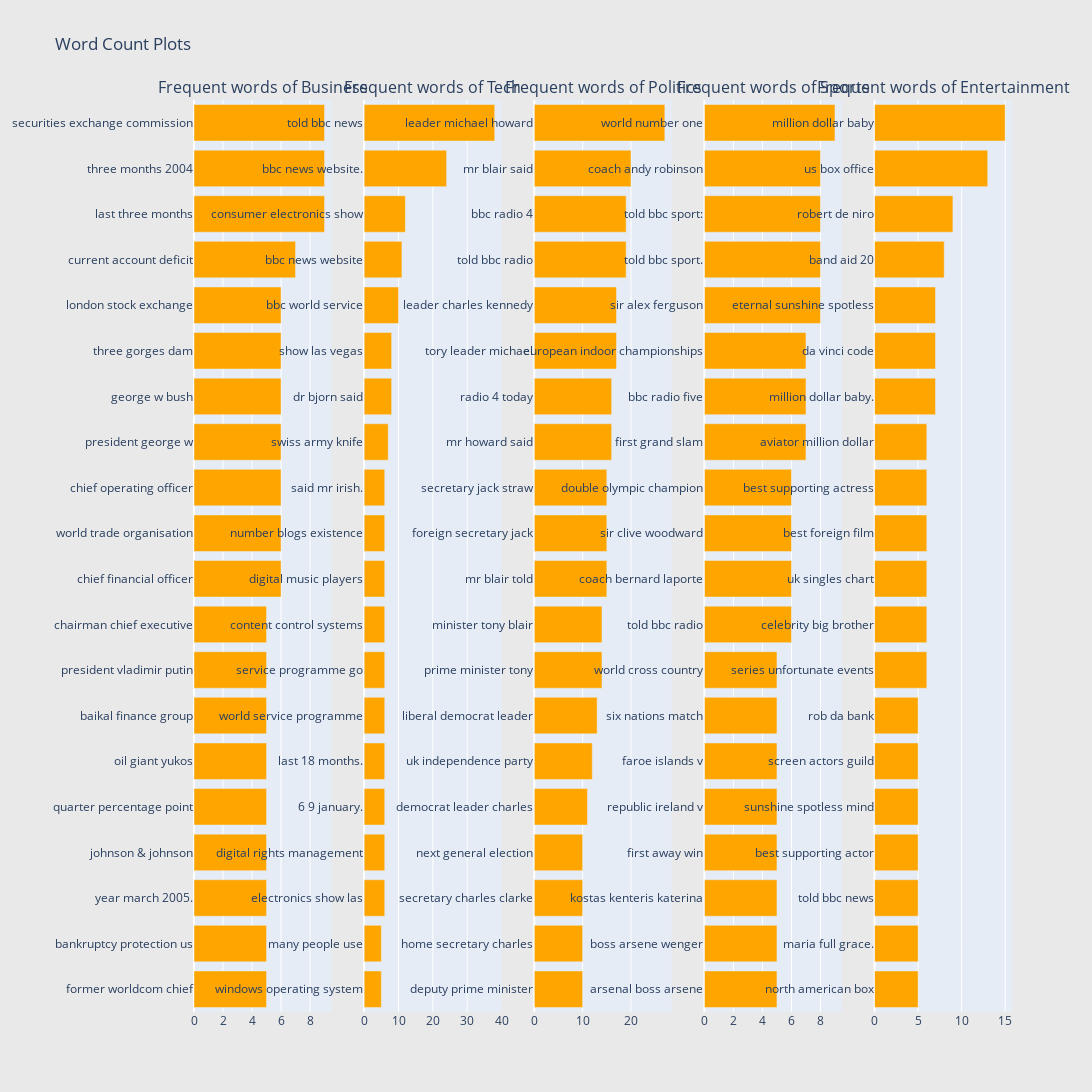

Notebook code cell kept with this figure:
### Code cell
print("Tri-gram analysis")

plot_grams(
    freq_train_df_business,
    freq_train_df_tech,
    freq_train_df_politics,
    freq_train_df_sport,
    freq_train_df_entertainment
)

### Figure 1 — Plotly figure (JSON) as saved in the notebook; plotly's stock layout.template omitted (floating-point values rounded to 4 significant figures)
{"data": [{"marker": {"color": "orange"}, "orientation": "h", "showlegend": false, "type": "bar", "x": [5, 5, 5, 5, 5, 5, 5, 5, 5, 6, 6, 6, 6, 6, 6, 6, 7, 9, 9, 9], "xaxis": "x", "y": ["former worldcom chief", "bankruptcy protection us", "year march 2005.", "johnson & johnson", "quarter percentage point", "oil giant yukos", "baikal finance group", "president vladimir putin", "chairman chief executive", "chief financial officer", "world trade organisation", "chief operating officer", "president george w", "george w bush", "three gorges dam", "london stock exchange", "current account deficit", "last three months", "three months 2004", "securities exchange commission"], "yaxis": "y"}, {"marker": {"color": "orange"}, "orientation": "h", "showlegend": false, "type": "bar", "x": [5, 5, 6, 6, 6, 6, 6, 6, 6, 6, 6, 6, 7, 8, 8, 10, 11, 12, 24, 38], "xaxis": "x2", "y": ["windows operating system", "many people use", "electronics show las", "digital rights management", "6 9 january.", "last 18 months.", "world service programme", "service programme go", "content control systems", "digital music players", "number blogs existence", "said mr irish.", "swiss army knife", "dr bjorn said", "show las vegas", "bbc world service", "bbc news website", "consumer electronics show", "bbc news website.", "told bbc news"], "yaxis": "y2"}, {"marker": {"color": "orange"}, "orientation": "h", "showlegend": false, "type": "bar", "x": [10, 10, 10, 10, 11, 12, 13, 14, 14, 15, 15, 15, 16, 16, 17, 17, 19, 19, 20, 27], "xaxis": "x3", "y": ["deputy prime minister", "home secretary charles", "secretary charles clarke", "next general election", "democrat leader charles", "uk independence party", "liberal democrat leader", "prime minister tony", "minister tony blair", "mr blair told", "foreign secretary jack", "secretary jack straw", "mr howard said", "radio 4 today", "tory leader michael", "leader charles kennedy", "told bbc radio", "bbc radio 4", "mr blair said", "leader michael howard"], "yaxis": "y3"}, {"marker": {"color": "orange"}, "orientation": "h", "showlegend": false, "type": "bar", "x": [5, 5, 5, 5, 5, 5, 5, 5, 6, 6, 6, 6, 7, 7, 7, 8, 8, 8, 8, 9], "xaxis": "x4", "y": ["arsenal boss arsene", "boss arsene wenger", "kostas kenteris katerina", "first away win", "republic ireland v", "faroe islands v", "six nations match", "world cross country", "told bbc radio", "coach bernard laporte", "sir clive woodward", "double olympic champion", "first grand slam", "bbc radio five", "european indoor championships", "sir alex ferguson", "told bbc sport.", "told bbc sport:", "coach andy robinson", "world number one"], "yaxis": "y4"}, {"marker": {"color": "orange"}, "orientation": "h", "showlegend": false, "type": "bar", "x": [5, 5, 5, 5, 5, 5, 5, 6, 6, 6, 6, 6, 6, 7, 7, 7, 8, 9, 13, 15], "xaxis": "x5", "y": ["north american box", "maria full grace.", "told bbc news", "best supporting actor", "sunshine spotless mind", "screen actors guild", "rob da bank", "series unfortunate events", "celebrity big brother", "uk singles chart", "best foreign film", "best supporting actress", "aviator million dollar", "million dollar baby.", "da vinci code", "eternal sunshine spotless", "band aid 20", "robert de niro", "us box office", "million dollar baby"], "yaxis": "y5"}], "layout": {"annotations": [{"font": {"size": 16}, "showarrow": false, "text": "Frequent words of Business", "x": 0.084, "xanchor": "center", "xref": "paper", "y": 1, "yanchor": "bottom", "yref": "paper"}, {"font": {"size": 16}, "showarrow": false, "text": "Frequent words of Tech", "x": 0.292, "xanchor": "center", "xref": "paper", "y": 1, "yanchor": "bottom", "yref": "paper"}, {"font": {"size": 16}, "showarrow": false, "text": "Frequent words of Politics", "x": 0.5, "xanchor": "center", "xref": "paper", "y": 1, "yanchor": "bottom", "yref": "paper"}, {"font": {"size": 16}, "showarrow": false, "text": "Frequent words of Sports", "x": 0.708, "xanchor": "center", "xref": "paper", "y": 1, "yanchor": "bottom", "yref": "paper"}, {"font": {"size": 16}, "showarrow": false, "text": "Frequent words of Entertainment", "x": 0.916, "xanchor": "center", "xref": "paper", "y": 1, "yanchor": "bottom", "yref": "paper"}], "height": 1200, "paper_bgcolor": "rgb(233,233,233)", "title": {"text": "Word Count Plots"}, "width": 2000, "xaxis": {"anchor": "y", "domain": [0, 0.168]}, "xaxis2": {"anchor": "y2", "domain": [0.208, 0.376]}, "xaxis3": {"anchor": "y3", "domain": [0.416, 0.584]}, "xaxis4": {"anchor": "y4", "domain": [0.624, 0.792]}, "xaxis5": {"anchor": "y5", "domain": [0.832, 1]}, "yaxis": {"anchor": "x", "domain": [0, 1]}, "yaxis2": {"anchor": "x2", "domain": [0, 1]}, "yaxis3": {"anchor": "x3", "domain": [0, 1]}, "yaxis4": {"anchor": "x4", "domain": [0, 1]}, "yaxis5": {"anchor": "x5", "domain": [0, 1]}}}
